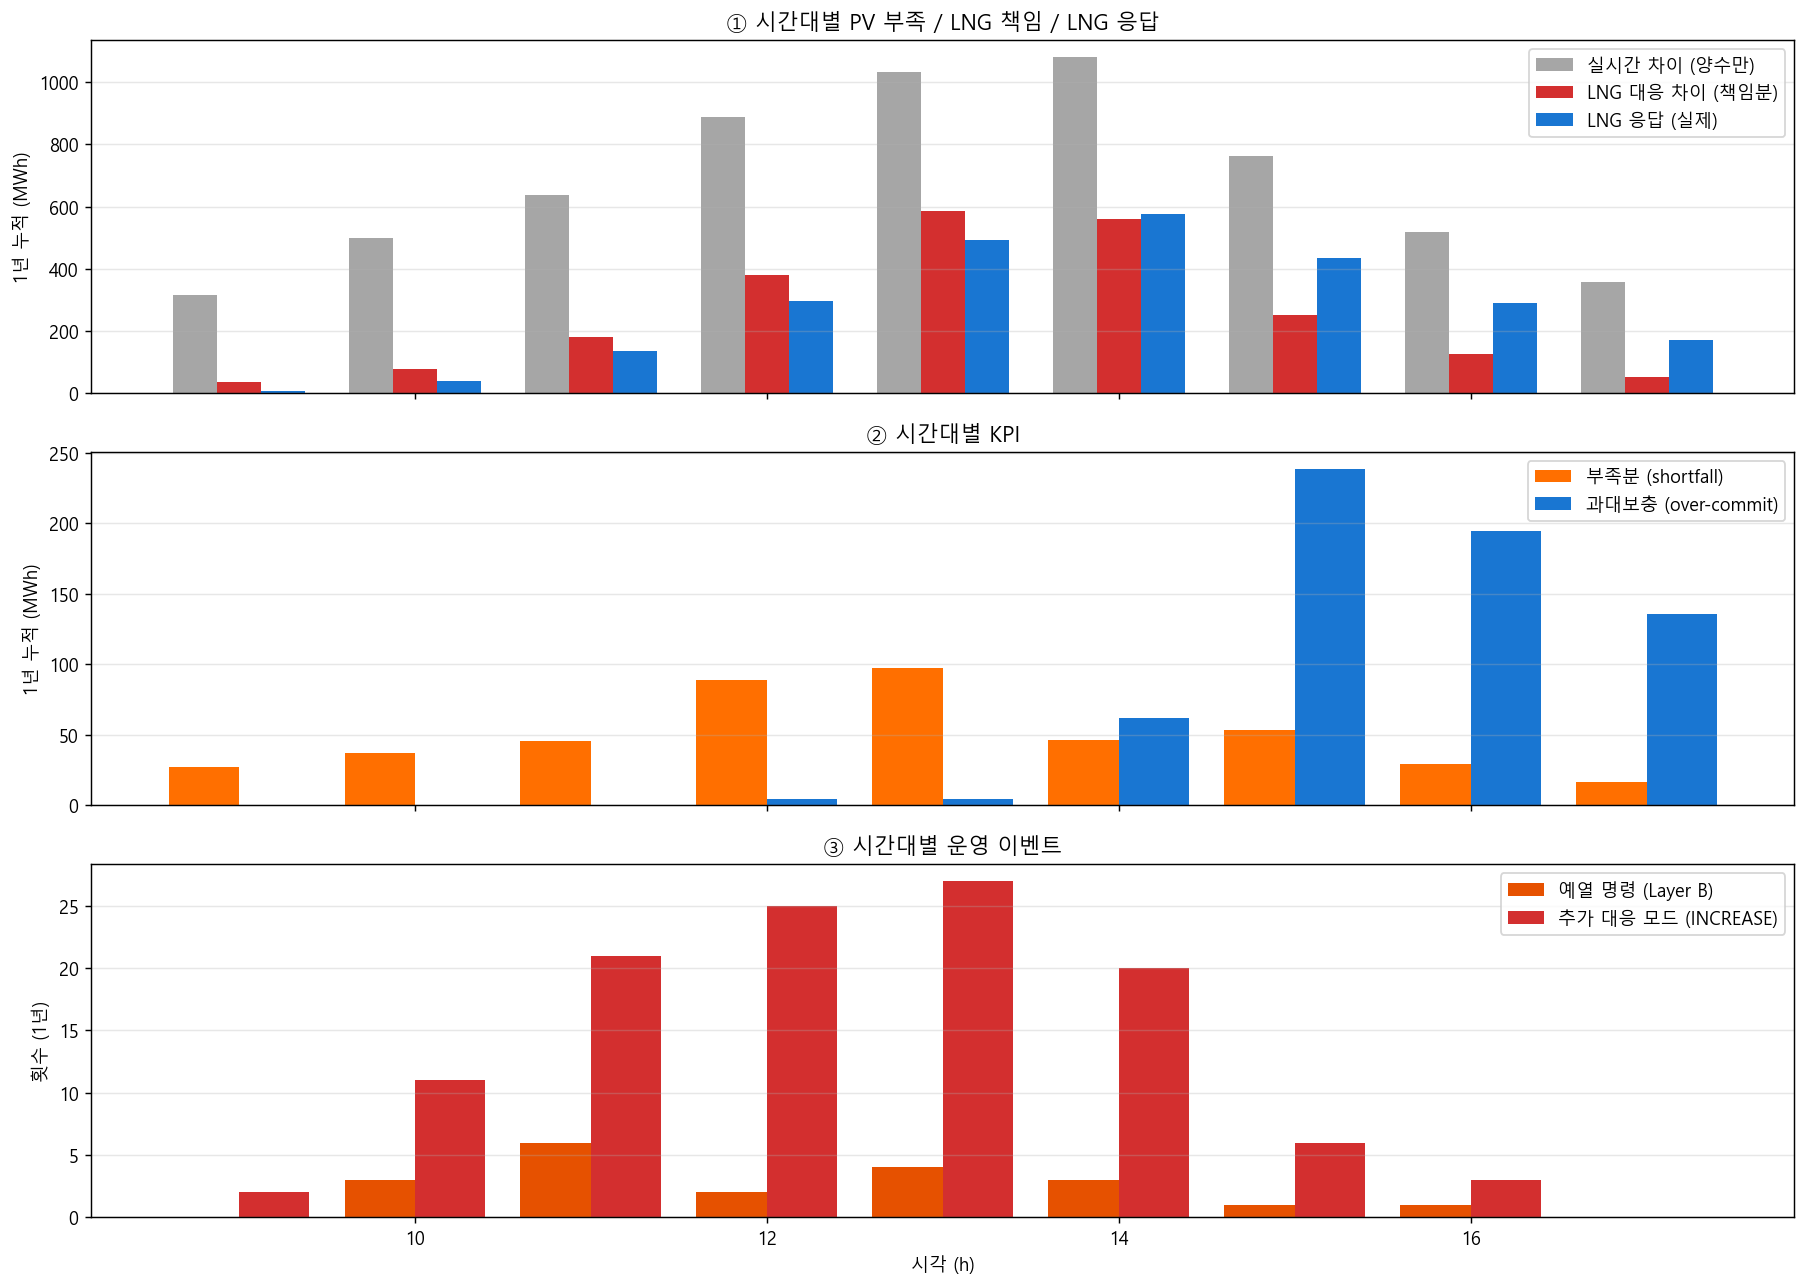

Here is the Python script that generated this plot:
"""EDA E — 시간대별 LNG 부담 분석.

목적:
  - 어느 시각이 운영 부담이 가장 큰지 입증 (정오 ±2h)
  - Layer B warm-up 발동 시간대가 부담 시간대와 매칭되는지 확인
  - 운영자 화면에서 *언제 집중 모니터링* 해야 하는지 가이드

→ 모델 함의:
  - effective_gap 분포: 12-14시 peak
  - warm-up 명령: 비슷한 시간대 발동 (선제 대응 patten)
  - state INCREASE: 큰 변동 가능 시간대 집중
"""
import sys
from pathlib import Path
import numpy as np
import pandas as pd
import matplotlib.pyplot as plt
sys.path.insert(0, str(Path(__file__).resolve().parent))
from _common import ROOT, EDA_DIR

log = pd.read_parquet(ROOT / 'pv/experiments/thermal_planner_v4/log_phase1plus2.parquet')

# === 1. 시간대별 통계 ===
g = log.groupby('hour').agg(
    instant_gap_pos=('instant_gap_mw', lambda s: s[s>0].sum()),
    effective_gap=('effective_gap_mw', 'sum'),
    total_alloc=('total_alloc_mw', 'sum'),
    shortfall=('shortfall_mw', 'sum'),
    over_commit=('over_commit_mw', 'sum'),
    warmup=('warm_up_unit', lambda s: (s != '').sum()),
    state_inc=('state', lambda s: (s == 'INCREASE').sum()),
    state_release=('state', lambda s: (s == 'DELAYED_RELEASE').sum()),
    n=('hour', 'size'),
).reset_index()
print("\n[시간대별 1년 누적]")
print(g.round(0).to_string(index=False))

# === 2. 시각화 (3-row) ===
fig, axes = plt.subplots(3, 1, figsize=(14, 10), sharex=True)

# Row 1: instant_gap (raw, 양수만) + effective_gap + total_alloc
ax = axes[0]
ax.bar(g.hour-0.25, g.instant_gap_pos, 0.25, label='실시간 차이 (양수만)', color='gray', alpha=0.7)
ax.bar(g.hour, g.effective_gap, 0.25, label='LNG 대응 차이 (책임분)', color='#D32F2F')
ax.bar(g.hour+0.25, g.total_alloc, 0.25, label='LNG 응답 (실제)', color='#1976D2')
ax.set_ylabel('1년 누적 (MWh)')
ax.set_title('① 시간대별 PV 부족 / LNG 책임 / LNG 응답')
ax.legend()
ax.grid(True, alpha=0.3, axis='y')

# Row 2: shortfall + over_commit
ax = axes[1]
ax.bar(g.hour-0.2, g.shortfall, 0.4, label='부족분 (shortfall)', color='#FF6F00')
ax.bar(g.hour+0.2, g.over_commit, 0.4, label='과대보충 (over-commit)', color='#1976D2')
ax.set_ylabel('1년 누적 (MWh)')
ax.set_title('② 시간대별 KPI')
ax.legend()
ax.grid(True, alpha=0.3, axis='y')

# Row 3: warm-up + state INCREASE
ax = axes[2]
ax.bar(g.hour-0.2, g.warmup, 0.4, label='예열 명령 (Layer B)', color='#E65100')
ax.bar(g.hour+0.2, g.state_inc, 0.4, label='추가 대응 모드 (INCREASE)', color='#D32F2F')
ax.set_xlabel('시각 (h)')
ax.set_ylabel('횟수 (1년)')
ax.set_title('③ 시간대별 운영 이벤트')
ax.legend()
ax.grid(True, alpha=0.3, axis='y')

plt.tight_layout()
out = EDA_DIR / "E_hourly_burden.png"
plt.savefig(out, dpi=130, bbox_inches='tight')
print(f"\n저장: {out}")

g.to_csv(EDA_DIR / "E_hourly_stats.csv", index=False)
print(f"저장: {EDA_DIR / 'E_hourly_stats.csv'}")

# === 모델 함의 ===
peak_h = g.loc[g.effective_gap.idxmax()].hour
peak_eff = g.loc[g.effective_gap.idxmax()].effective_gap
warmup_peak_h = g.loc[g.warmup.idxmax()].hour
print(f"""
{'='*60}
→ 모델 함의
{'='*60}

1. LNG 대응 차이 peak 시간 = {int(peak_h)}시 ({peak_eff:.0f} MWh 누적)
   → 정오 ±2h가 PV 변동 가장 큼 (구름 대류 + 일사 변화)
2. 예열 명령 peak 시간 = {int(warmup_peak_h)}시
   → 변동 발생 1~2시간 전에 *선제* 예열 (운영 직관 부합)
3. 일출 직후 (9-10시) / 일몰 직전 (16-17시) 은 부담 작음

→ 운영자 모니터링 우선순위: **정오 12-14시** 집중
""")
